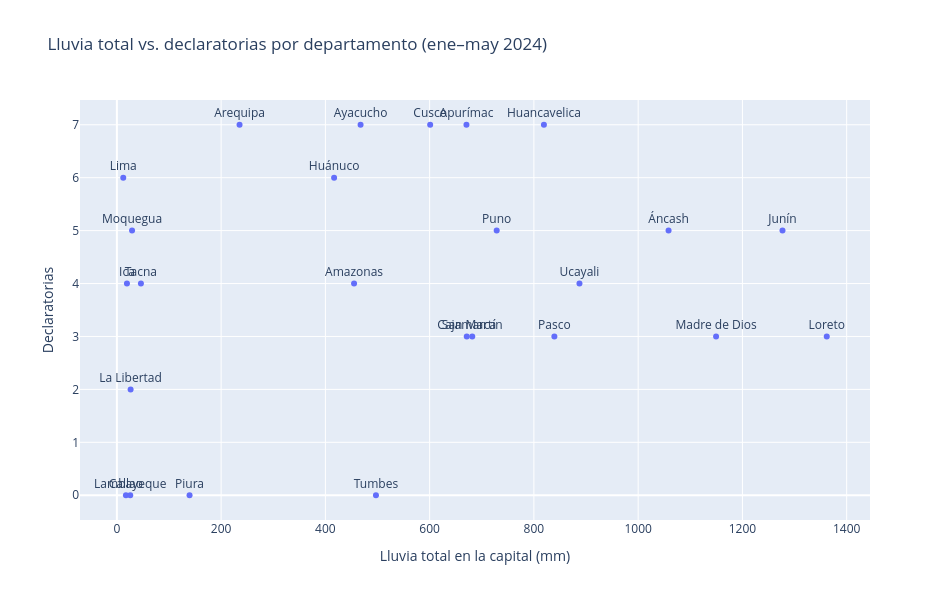

This figure's notebook cell:
### Code cell
fig_disp = px.scatter(
    tabla_final, x="lluvia_total_mm", y="declaratorias", text="departamento",
    title="Lluvia total vs. declaratorias por departamento (ene–may 2024)",
    labels={"lluvia_total_mm": "Lluvia total en la capital (mm)", "declaratorias": "Declaratorias"},
)
fig_disp.update_traces(textposition="top center")
fig_disp.update_layout(width=950, height=600)
fig_disp.show()

os.makedirs("graficos", exist_ok=True)
fig_disp.write_image("graficos/dispersion.png")
display(Image("graficos/dispersion.png"))

### Figure 1 — Plotly figure (JSON) as saved in the notebook; plotly's stock layout.template omitted (floating-point values rounded to 4 significant figures)
{"data": [{"hovertemplate": "Lluvia total en la capital (mm)=%{x}<br>Declaratorias=%{y}<br>departamento=%{text}<extra></extra>", "legendgroup": "", "marker": {"color": "#636efa", "symbol": "circle"}, "mode": "markers+text", "name": "", "orientation": "v", "showlegend": false, "text": ["Amazonas", "Áncash", "Apurímac", "Arequipa", "Ayacucho", "Cajamarca", "Callao", "Cusco", "Huancavelica", "Huánuco", "Ica", "Junín", "La Libertad", "Lambayeque", "Lima", "Loreto", "Madre de Dios", "Moquegua", "Pasco", "Piura", "Puno", "San Martín", "Tacna", "Tumbes", "Ucayali"], "textposition": "top center", "type": "scatter", "x": [455.0, 1058.0, 670.6, 235.3, 467.5, 671.2, 17.3, 601.0, 819.2, 416.7, 19.3, 1277.0, 26.3, 25.6, 12.2, 1362.0, 1150.0, 29.1, 839.3, 139.4, 728.6, 681.7, 46.1, 497.0, 887.4], "xaxis": "x", "y": [4, 5, 7, 7, 7, 3, 0, 7, 7, 6, 4, 5, 2, 0, 6, 3, 3, 5, 3, 0, 5, 3, 4, 0, 4], "yaxis": "y"}], "layout": {"height": 600, "legend": {"tracegroupgap": 0}, "title": {"text": "Lluvia total vs. declaratorias por departamento (ene–may 2024)"}, "width": 950, "xaxis": {"anchor": "y", "domain": [0, 1], "title": {"text": "Lluvia total en la capital (mm)"}}, "yaxis": {"anchor": "x", "domain": [0, 1], "title": {"text": "Declaratorias"}}}}
